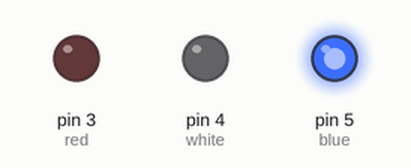
This sketch was run on a simulated Arduino Nano, built with avr-gcc and run on an emulated ATmega328P. On the bench: output pins drawn as LEDs (lit = HIGH).

Above: at 0.42 s.
At 1.69 s:
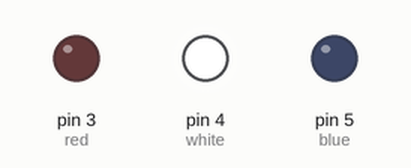
At 2.6 s:
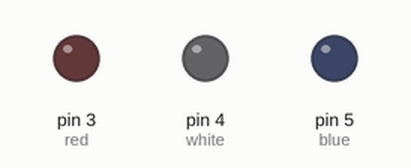
Timing chart, 0 to 3.6 s (numbered marks = the images above):
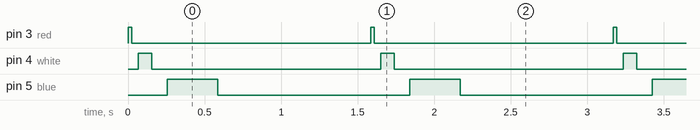

Measured:
- by itself, pin 3 (red): alternates HIGH for 0.02 s and LOW for 1.6 s
- by itself, pin 4 (white): alternates HIGH for 0.09 s and LOW for 1.5 s
- by itself, pin 5 (blue): alternates HIGH for 0.33 s and LOW for 1.3 s

The sketch:

4thOfJulyBlinky.ino
```cpp
/*
  4th of July Blink

  Flash red, white, and blue LEDs.

  Tested on Arduino Nano v3.

  Happy 4th of July!!

  modified 4 July 2017
  by Alfredo Yebra Jr.
*/

// LEDs
#define red 3
#define white 4
#define blue 5

// Setup LEDS for output mode.
void setup() {
  pinMode(red, OUTPUT);
  pinMode(white, OUTPUT);
  pinMode(blue, OUTPUT);
}

// Just keep blinkin 'em.
// Happy 4th of July!!
void loop() {
  digitalWrite(red, HIGH);
  delay(23);
  digitalWrite(red, LOW);
  delay(44);
  digitalWrite(white, HIGH);
  delay(88);
  digitalWrite(white, LOW);
  delay(100);
  digitalWrite(blue, HIGH);
  delay(330);
  digitalWrite(blue, LOW);
  delay(1000);
}
```
